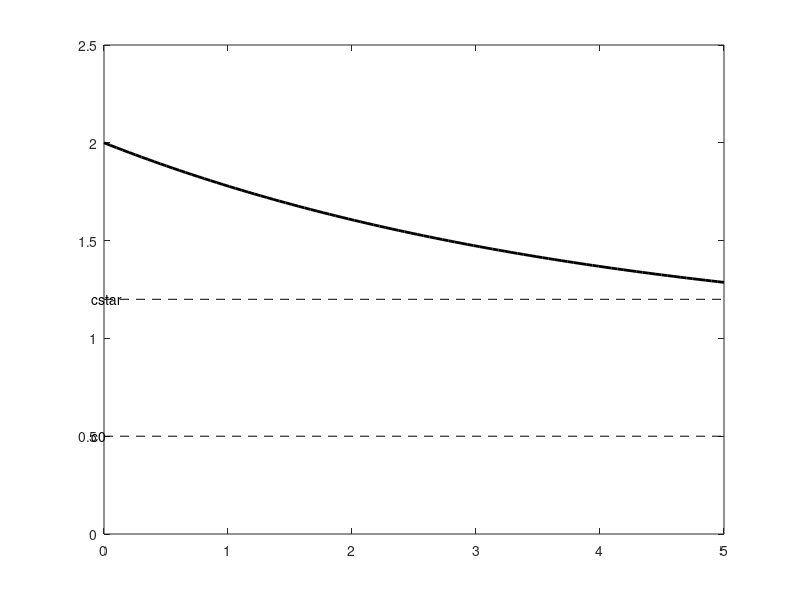

The MATLAB source for this figure: (Note: this script raises an error after producing the figure.)
x = linspace(0,5,100);

plot(x,exp(-.25*x)+1,'-k','linewidth',2)
hold on
plot([0 5],[.5 .5],'--k')
plot([0 5],[1.2 1.2],'--k')
axis([0 5 0 2.5])
text(-0.1, .5, 'c0');
text(-0.1, 1.2, 'cstar');

matlab2tikz('fig3.tikz', 'height', '\figureheight', 'width', '\figurewidth' )
